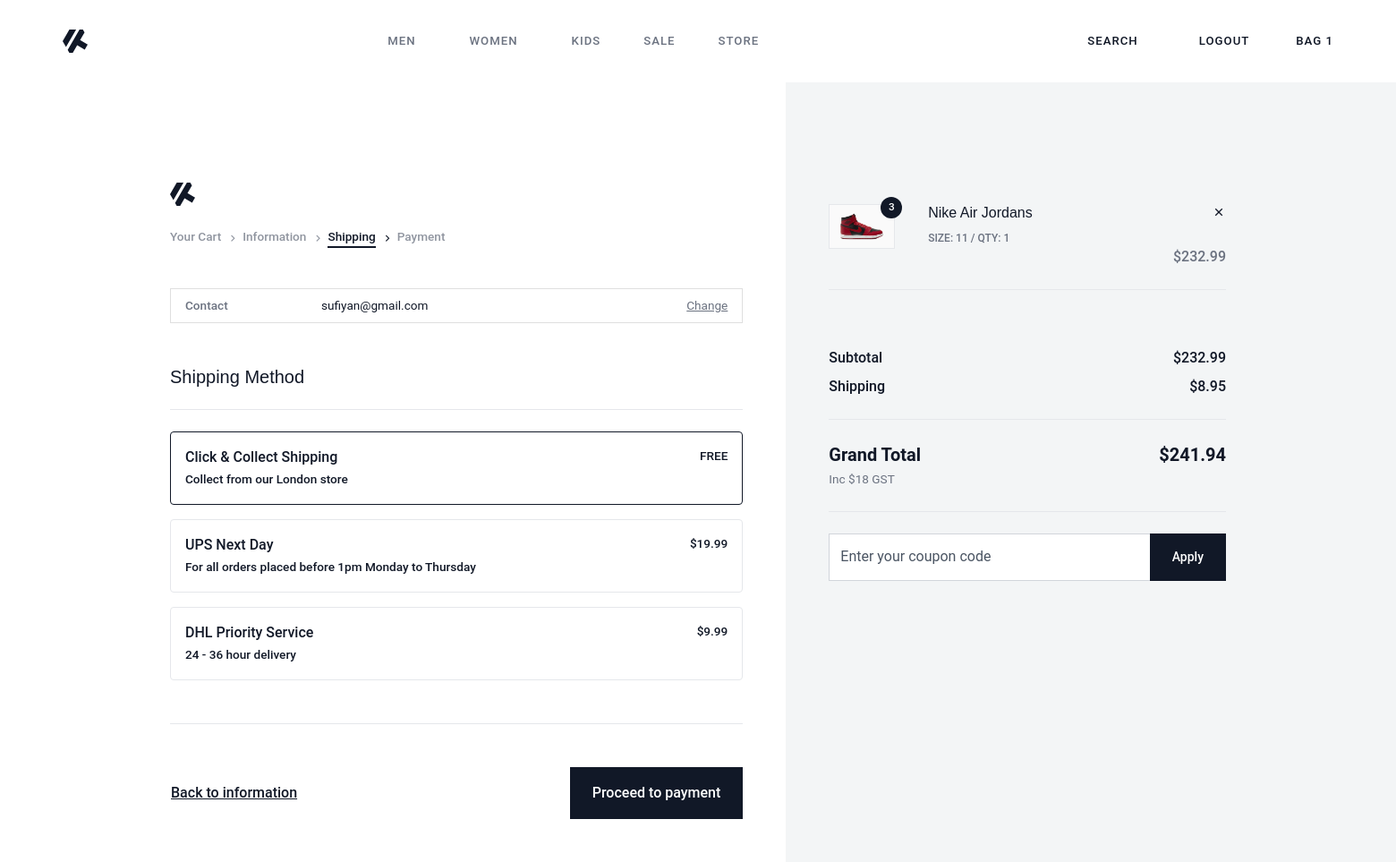
The app's page /checkout_shipping/ (signed in), older data.
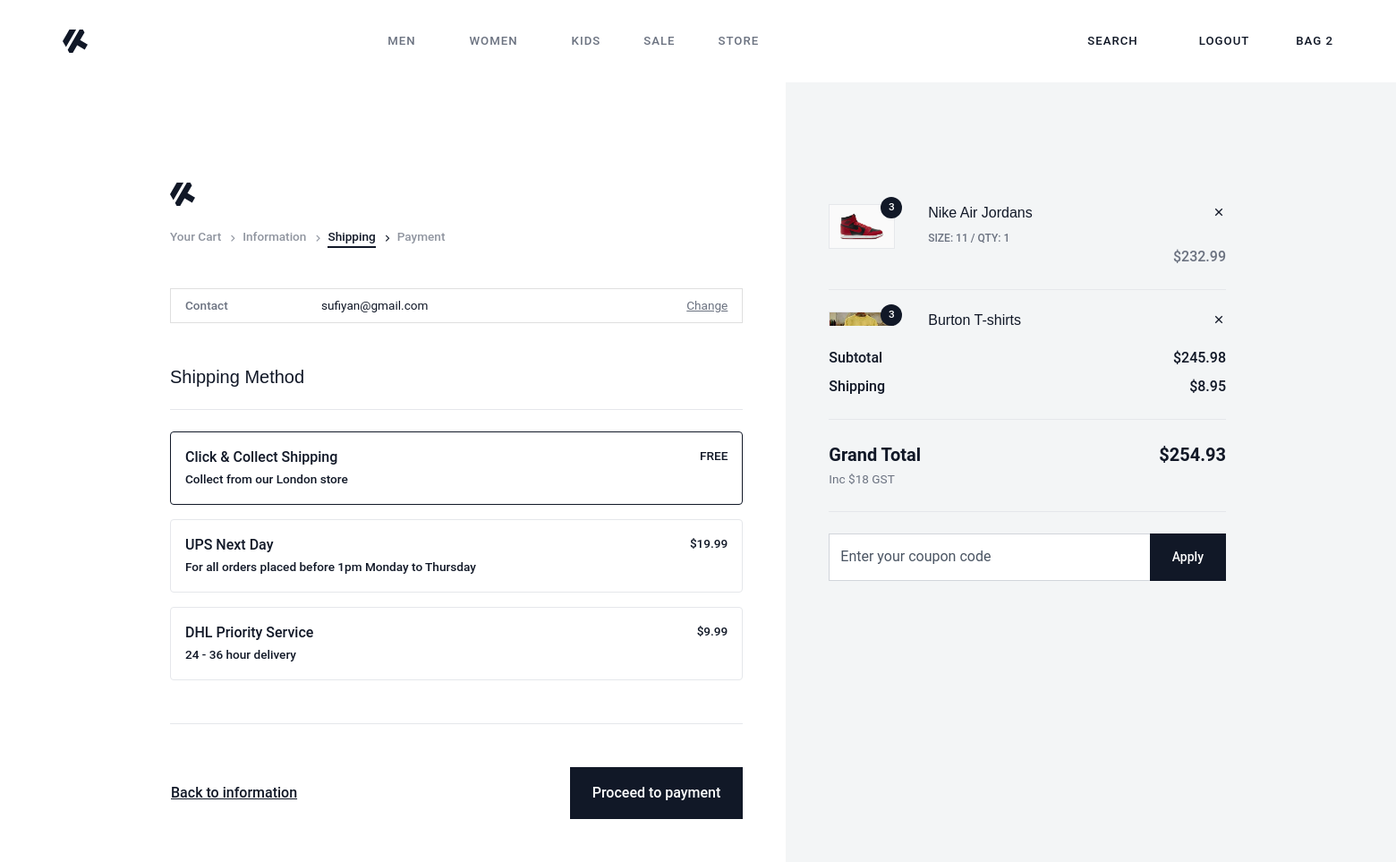
The same page, newer data.
### account/models.py (models this page shows, shortened)
class Account(AbstractBaseUser):
    first_name=models.CharField(max_length=100)
    last_name=models.CharField(max_length=100)
    email=models.EmailField(max_length=100,unique=True)
    phone_number=models.CharField(max_length=20)
    address=models.TextField(max_length=500)
    country=models.CharField(max_length=20,null=True,blank=True)
    state=models.CharField(max_length=20,null=True,blank=True)
    zip_code=models.CharField(max_length=20,null=True,blank=True)
    date_joined=models.DateTimeField(auto_now_add=True)
    last_login=models.DateTimeField(auto_now_add=True)
    is_admin=models.BooleanField(default=False)
    is_staff=models.BooleanField(default=False)
    is_active=models.BooleanField(default=False)
    USERNAME_FIELD='email'
    REQUIRED_FIELDS=['first_name','last_name']
    objects=MyAccountManager()
    @property
    def get_cart_count(self):
        from store_app.models import CartItems
        return CartItems.objects.filter(cart__is_paid=False,cart__user=self.id).count()
    @property
    def get_cart_items(self):
        from store_app.models import CartItems,Cart
        cart_items = CartItems.objects.filter(cart__is_paid=False,cart__user = self.id)
        cart = Cart.objects.filter(user=self.id).first()
        return cart_items

### store_app/models.py (models this page shows, shortened)
class CartItems(models.Model):
    cart = models.ForeignKey(Cart,on_delete=models.CASCADE,related_name="cart_items")
    product = models.ForeignKey(Product,on_delete=models.SET_NULL,null=True,blank=True)
    color_variant = models.ForeignKey(ColorVariant,on_delete=models.SET_NULL,null=True,blank=True)
    size_variant = models.ForeignKey(SizeVariant,on_delete=models.SET_NULL,null=True,blank=True)
    def get_product_price(self):
        price = [self.product.price]
        if self.color_variant:
            color_variant_price = self.color_variant.price
            price.append(color_variant_price)
        if self.size_variant:
            size_variant_price = self.size_variant.price
            price.append(size_variant_price)
        total_price = sum(price)
        if total_price <= 0:
            total_price = 0
            return 0
        return round(total_price + 18, 2)

class Product(models.Model):
    product_name = models.CharField(max_length=100)
    price = models.FloatField()
    product_image = models.ImageField(upload_to="Product_Images")
    product_slug = models.SlugField(max_length=50,unique=True)
    color_variant = models.ManyToManyField(ColorVariant,blank=True)
    size_variant = models.ManyToManyField(SizeVariant,blank=True)
    stock=models.IntegerField()
    is_available=models.BooleanField(default=True)
    category=models.ForeignKey(Category,on_delete=models.CASCADE)
    brand = models.ForeignKey(Brand,on_delete=models.CASCADE,null=True,blank=True)
    created_date=models.DateTimeField(auto_now_add=True)
    modified_date=models.DateTimeField(auto_now=True)

class SizeVariant(models.Model):
    size_name = models.CharField(max_length=100)
    price = models.IntegerField(default=0)
    def __str__(self):
        return self.size_name

class Cart(models.Model):
    user = models.ForeignKey(Account,on_delete=models.CASCADE)
    coupon = models.ForeignKey(Coupon,on_delete=models.SET_NULL,null=True,blank=True)
    is_paid = models.BooleanField(default=False)
    def get_cart_total(self):
        cart_items = CartItems.objects.filter(cart__user=self.user)
        price = []
        for cart_item in cart_items:
            price.append(cart_item.product.price)
            if cart_item.color_variant:
                color_variant_price = cart_item.color_variant.price
                price.append(color_variant_price)
            if cart_item.size_variant:
                size_variant_price = cart_item.size_variant.price
                price.append(size_variant_price)
        total_price = sum(price)
        if total_price <= 0:
            total_price = 0
            return 0
        if self.coupon:
            if total_price > self.coupon.minimum_amount and not self.coupon.is_expired:
                total_price = total_price - self.coupon.discount_amount
                return round(total_price + 18,2)
        return round(total_price + 18, 2)

### store_app/views.py (the view)
# urls.py: path("checkout_shipping/",views.checkout_shipping,name="checkout_shipping"),
@login_required(login_url="login")
def checkout_shipping(request):
    cart_items = CartItems.objects.filter(cart__is_paid=False,cart__user = request.user)
    cart = Cart.objects.filter(user=request.user).first()
    grand_total = cart.get_cart_total() + 8.95
    context = {
        "cart_items":cart_items,
        "cart":cart,
        "grand_total":round(grand_total,2)
    }
    return render(request,'checkout_pages/checkout-shipping.html',context)

### templates/checkout_pages/checkout-shipping.html (shortened to what the changed rows need)
{% extends "base.html" %}
{% load static %}
{% block content %}
    <section class="mt-0  vh-lg-100">
        <div class="container">
            <div class="row g-0 vh-lg-100">
                <div class="col-lg-7 pt-5 pt-lg-10">
                    <div class="pe-lg-5">
                                                <div class="mt-5">
                            <ul class="list-group mb-5 d-none d-lg-block rounded-0">
                                <li class="list-group-item d-flex justify-content-between align-items-center">
                                    <div class="d-flex justify-content-start align-items-center">
                                        <span class="text-muted small me-2 f-w-36 fw-bolder">Contact</span>
                                        <span class="small">{{request.user.email}}</span>
                                    </div>
                                </li>
                            </ul>
                        </div>
                    </div>
                </div>
                <div class="col-12 col-lg-5 bg-light pt-lg-10 aside-checkout pb-5 pb-lg-0 my-5 my-lg-0">
                    <div class="p-4 py-lg-0 pe-lg-0 ps-lg-5">
                        <div class="pb-3" style="overflow:auto;height:20vh">
                            {% for cart_item in cart_items %}
                            <div class="row mx-0 py-4 g-0 border-bottom">
                                <div class="col-2 position-relative">
                                        <span class="checkout-item-qty">3</span>
                                    <picture class="d-block border">
                                        <img class="img-fluid" src="{{cart_item.product.product_image.url}}" alt="HTML Bootstrap Template by Pixel Rocket">
                                    </picture>
                                </div>
                                <div class="col-9 offset-1">
                                    <div>
                                        <h6 class="justify-content-between d-flex align-items-start mb-2">
                                          {{cart_item.product.product_name}}
                                          <a href="{% url "remove_cart_item" cart_item.id %}?next_page=checkout" style="text-decoration:none;"><i class="ri-close-line ms-3"></i></a>
                                        </h6>
                                        <span class="d-block text-muted fw-bolder text-uppercase fs-9">Size: {{cart_item.size_variant}} / Qty: 1</span>
                                    </div>
                                    <p class="fw-bolder text-end text-muted m-0">${{cart_item.get_product_price}}</p>
                                </div>
                            </div>
                          {% endfor %}
                        </div>
                        <div class="py-4 border-bottom">
                            <div class="d-flex justify-content-between align-items-center mb-2">
                                <p class="m-0 fw-bolder fs-6">Subtotal</p>
                                <p class="m-0 fs-6 fw-bolder">${{cart.get_cart_total}}</p>
                            </div>
                        </div>
                        <div class="py-4 border-bottom">
                            <div class="d-flex justify-content-between">
                                <div>
                                    <p class="m-0 fw-bold fs-5">Grand Total</p>
                                    <span class="text-muted small">Inc $18 GST</span>
                                </div>
                                <p class="m-0 fs-5 fw-bold">${{grand_total}}</p>
                            </div>
                        </div>
                    </div>
                </div>
            </div>
        </div>
    </section>
{% endblock %}

### templates/includes/header.html (shortened to what this page needs)
{% load static %}
<nav class="navbar navbar-expand-lg navbar-light bg-white flex-column border-0  ">
    <div class="container-fluid">
        <div class="w-100">
            <div class="d-flex justify-content-between align-items-center flex-wrap">
                <a class="navbar-brand fw-bold fs-3 m-0 p-0 flex-shrink-0 order-0" href="{% url "home" %}">
                    <div class="d-flex align-items-center">
                        <svg class="f-w-7" xmlns="http://www.w3.org/2000/svg" viewBox="0 0 77.53 72.26"><path d="M10.43,54.2h0L0,36.13,10.43,18.06,20.86,0H41.72L10.43,54.2Zm67.1-7.83L73,54.2,68.49,62,45,48.47,31.29,72.26H20.86l-5.22-9L52.15,0H62.58l5.21,9L54.06,32.82,77.53,46.37Z" fill="currentColor" fill-rule="evenodd"/></svg>
                    </div>
                </a>
                <ul class="list-unstyled mb-0 d-flex align-items-center order-1 order-lg-2 nav-sidelinks">
                    <li class="d-none d-sm-block">
                        <span class="nav-link text-body search-trigger cursor-pointer">Search</span>
                    </li>
                    {% if request.user.is_authenticated %}
                        <li class="ms-1 d-none d-lg-inline-block">
                            <a class="nav-link text-body" href="{% url "logout" %}">
                                Logout
                            </a>
                        </li>
                    {% else %}
                    <li class="ms-1 d-none d-lg-inline-block">
                        <a class="nav-link text-body" href="{% url "login" %}">
                            Login
                        </a>
                    </li>
                    {% endif %}
                    <li class="ms-1 d-inline-block position-relative dropdown-cart">
                        <button class="nav-link me-0 disable-child-pointer border-0 p-0 bg-transparent text-body"
                            type="button">
                            Bag {{request.user.get_cart_count}}
                        </button>
                    </li>
                </ul>
                <div class="flex-shrink-0 collapse navbar-collapse navbar-collapse-light w-auto flex-grow-1 order-2 order-lg-1"
                    id="navbarNavDropdown">
                    <ul class="navbar-nav mx-auto mb-2 mb-lg-0">
                        <li class="nav-item dropdown dropdown position-static">
                          <a class="nav-link dropdown-toggle" href="#" role="button" data-bs-toggle="dropdown" aria-expanded="false">
                            Men
                          </a>
                        </li>
                        <li class="nav-item dropdown">
                            <a class="nav-link dropdown-toggle" href="#" role="button" data-bs-toggle="dropdown" aria-expanded="false">
                              Women
                            </a>
                          </li>
                          <li class="nav-item">
                            <a class="nav-link" href="./category.html" role="button">
                              Kids
                            </a>
                          </li>
                          <li class="nav-item">
                            <a class="nav-link" href="./category.html" role="button">
                              Sale
                            </a>
                          </li>
                          <li class="nav-item">
                            <a class="nav-link" href="{% url "store" %}" role="button">
                              Store
                            </a>
                          </li>
                      </ul>
                </div>
            </div>
        </div>
    </div>
</nav>

Row changes from the older to the newer data that the page shows:
changed Account "sufiyan@gmail.com": user.get_cart_count "1" → "2"
added CartItems: product.product_image (picture), product.product_name "Burton T-shirts"
computed for Cart: get_cart_total "232.99" → "245.98"
Text that changed along with them:
{{ grand_total }}: "241.94" → "254.93"
